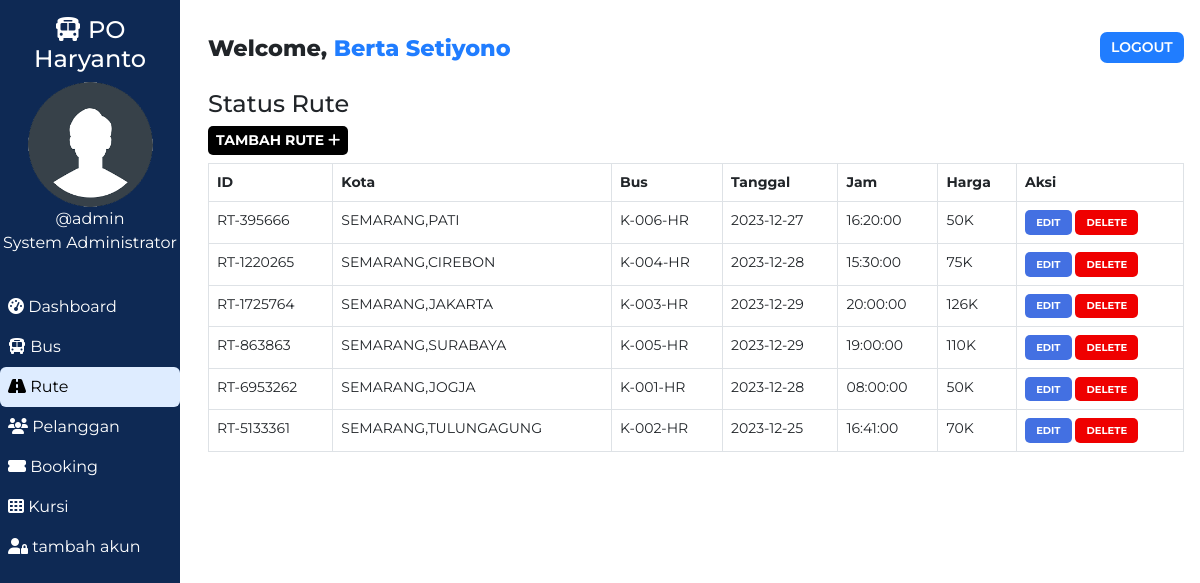
Screenshot of /admin/route.php (signed in) with the database file from the repository.
### tables this page shows
CREATE TABLE `users` (
  `user_id` int(11) NOT NULL,
  `user_fullname` varchar(100) NOT NULL,
  `user_name` varchar(30) NOT NULL,
  `user_password` varchar(255) NOT NULL,
  `user_created` datetime NOT NULL DEFAULT current_timestamp(),
  `role` varchar(11) NOT NULL
);

CREATE TABLE `routes` (
  `id` int(100) NOT NULL,
  `route_id` varchar(255) NOT NULL,
  `bus_no` varchar(155) NOT NULL,
  `route_cities` varchar(255) NOT NULL,
  `route_dep_date` date NOT NULL,
  `route_dep_time` time NOT NULL,
  `route_step_cost` int(100) NOT NULL,
  `route_created` datetime NOT NULL DEFAULT current_timestamp()
);

### admin/route.php (the view, shortened to what this page needs)
<!DOCTYPE html>
<html lang="en">
<head>
    <link href="https://cdn.jsdelivr.net/npm/bootstrap@5.0.1/dist/css/bootstrap.min.css" rel="stylesheet">
    <?php
        $page="route";
    ?>
</head>
<body>
    <?php require '../assets/partials/_admin-header.php';?>
        <?php
            $resultSql = "SELECT * FROM `routes` ORDER BY route_created DESC";
            $resultSqlResult = mysqli_query($conn, $resultSql);
            if(!mysqli_num_rows($resultSqlResult)){ ?>
                <div class="container mt-4">
                    <div id="noRoutes" class="alert alert-dark " role="alert">
                        <h1 class="alert-heading">No Routes Found!!</h1>
                        <p class="fw-light">Be the first person to add one!</p>
                        <hr>
                        <div id="addRouteAlert" class="alert alert-success" role="alert">
                                Click on <button id="add-button" class="button btn-sm"type="button"data-bs-toggle="modal" data-bs-target="#addModal">ADD <i class="fas fa-plus"></i></button> to add a route!
                        </div>
                    </div>
                </div>
            <?php }
            else { ?>
                <section id="route">
                    <div id="head">
                        <h4>Status Rute</h4>
                    </div>
                    <div id="route-results">
                        <div>
                            <button id="add-button" class="button btn-sm"type="button"data-bs-toggle="modal" data-bs-target="#addModal">Tambah Rute <i class="fas fa-plus"></i></button>
                        </div>
                        <table class="table table-hover table-bordered">
                            <thead>
                                <th>ID</th>
                                <th>Kota</th>
                                <th>Bus</th>
                                <th>Tanggal</th>
                                <th>Jam</th>
                                <th>Harga</th>
                                <th>Aksi</th>
                            </thead>
                            <?php
                                while($row = mysqli_fetch_assoc($resultSqlResult))
                                {
                                    $id = $row["id"];
                                    $route_id = $row["route_id"];
                                    $route_cities = $row["route_cities"];
                                    $route_dep_time = $row["route_dep_time"];
                                    $route_dep_date = $row["route_dep_date"];
                                    $route_step_cost = $row["route_step_cost"];
                                    $bus_no = $row["bus_no"];
                                        ?>
                                    <tr>
                                        <td>
                                            <?php
                                                echo $route_id;
                                            ?>
                                        </td>
                                        <td>
                                            <?php
                                                echo $route_cities;
                                            ?>
                                        </td>
                                        <td>
                                            <?php
                                                echo $bus_no;
                                            ?>
                                        </td>
                                        <td>
                                            <?php
                                                echo $route_dep_date;
                                            ?>
                                        </td>
                                        <td>
                                            <?php
                                                echo $route_dep_time;
                                            ?>
                                        </td>
                                        <td>
                                            <?php
                                                echo $route_step_cost.'K';?>
                                        </td>
                                        <td>
                                            <button class="button edit-button " data-link="<?php echo $_SERVER['REQUEST_URI']; ?>" data-id="<?php
                                                echo $id;?>" data-cities="<?php
                                                echo $route_cities;?>" data-cost="<?php
                                                echo $route_step_cost;?>" data-date="<?php
                                                echo $route_dep_date;
                                            ?>" data-time="<?php
                                            echo $route_dep_time;
                                            ?>" data-busno="<?php
                                            echo $bus_no;
                                            ?>"
                                            >Edit</button>
                                            <button class="button delete-button" data-bs-toggle="modal" data-bs-target="#deleteModal" data-id="<?php
                                                echo $id;?>">Delete</button>
                                        </td>
                                    </tr>
                                <?php
                                }
                            ?>
                        </table>
                    </div>
                    </section>
                <?php  }
            ?>
            </div>
    </main>
</body>
</html>

### assets/partials/_admin-header.php (shortened to what this page needs)
<?php
    $conn = db_connect();
    $user_id = $_SESSION['user_id'];
    $sql = "SELECT * FROM users WHERE user_id = $user_id";
    $result = mysqli_query($conn, $sql);
    if($row = mysqli_fetch_assoc($result))
    {
        $user_fullname = $row["user_fullname"];
        $user_name = $row["user_name"];
    }
?>
    <main id="container">
        <div id="sidebar">
            <h4><i class="fas fa-bus"></i> PO Haryanto </h4>
            <div>
                <img class="adminDp" src="../assets/img/userav-min.png" height="125px" alt="Admin Profile Pic">
                <p>
                    <?php  echo '@'.$user_name;  ?>
                </p>
                <p>System Administrator</p>
            </div>
            <ul id="options">
                <li class="option <?php if($page=='dashboard'){ echo 'active';}?>">
                    <a href="./dashboard.php">
                    <i class="fas fa-tachometer-alt"></i> Dashboard
                    </a>
                </li>
                <li class="option <?php if($page=='bus'){ echo 'active';}?>">
                    <a href="./bus.php">
                    <i class="fas fa-bus"></i> Bus
                    </a>
                </li>
                <li class="option <?php if($page=='route'){ echo 'active';}?>">
                    <a href="./route.php">
                    <i class="fas fa-road"></i> Rute
                    </a>
                </li>
                <li class="option <?php if($page=='customer'){ echo 'active';}?>">
                    <a href="./customer.php">
                    <i class="fas fa-users"></i> Pelanggan
                    </a>
                </li>
                <li class="option <?php if($page=='booking'){ echo 'active';}?>">
                    <a href="./booking.php">
                    <i class="fas fa-ticket-alt"></i> Booking
                    </a>
                </li>
                <li class="option <?php if($page=='seat'){ echo 'active';}?>">
                    <a href="./seat.php">
                    <i class="fas fa-th"></i> Kursi
                    </a>
                </li>
                <li class="option <?php if($page=='signup'){ echo 'active';}?>">
                    <a href="./signup.php">
                    <i class="fas fa-user-lock"></i> tambah akun
                    </a>
                </li>
            </ul>
        </div>
        <div id="main-content">
            <section id="welcome">
                <ul>
                    <li class="welcome-item">Welcome,
                        <span id="USER">
                            <?php
                                echo $user_fullname;
                            ?>
                        </span>
                    </li>
                    <li class="welcome-item">
                        <button id="logout" class="btn-sm">
                            <a href="../assets/partials/_logout.php">LOGOUT</a>
                        </button>
                    </li>
                </ul>
            </section>

### assets/styles/admin.php (style rules this page uses)
body { margin: 0; box-sizing: border-box; font-family: 'Montserrat', sans-serif; background-color: white; }
html { scroll-behavior: smooth; }
*, *::after, *::before { box-sizing: inherit; }
#USER { color: #207DFF; }
.adminDp { border-radius: 50%; }
#welcome { background-color: white; }
#welcome ul { display: flex; justify-content: space-between; list-style-type: none; padding: 0; margin: 0; }
#welcome li { margin: 0 1rem; padding: 0.5rem 0; }
#welcome li:first-child { font-weight: 800; font-size: 1.4rem; }
#logout { padding: 0.3rem 0.7rem; background-color: #207DFF; font-weight: 600; outline: none; border: none; border-radius: 7px; }
#logout a { color: white; text-decoration: none; }
@media only screen and (min-width:1000px) { #sidebar { text-align: center; background-color: #0E2954; color: white; width: 15%; position: fixed; top: 0%; padding-top: 1rem; z-index: 2; height: 100vh; } }
@media only screen and (min-width:1000px) { #sidebar p { margin: 0; } }
@media only screen and (min-width:1000px) { #sidebar ul { margin-top: 2rem; } }
@media only screen and (min-width:1000px) { #options { list-style-type: none; text-align: left; padding-left: 0; } }
@media only screen and (min-width:1000px) { .option a { display: block; padding: 0.5rem; text-decoration: none; color: inherit; border-radius: 6px; } }
@media only screen and (min-width:1000px) { .active { background-color:#DEECFF; color:black; border-radius: 6px; } }
@media only screen and (min-width:1000px) { #main-content { margin-left: 16%; } }

### assets/styles/admin-options.php (style rules this page uses)
* { font-family: Montserrat; }
#booking #head, #customer #head, #route #head, #seat #head, #bus #head { padding-top: 1rem; }
#booking, #customer, #route, #bus, #seat { padding: 0 1rem; }
#booking-results > div, #customer-results > div, #route-results > div, #bus-results > div { margin-bottom: 0.5rem; }
#booking-results button, #customer-results button, #route button, #bus-results button { border-radius: 5px; }
.button { border: none; font-weight: bold; text-transform: uppercase; }
#add-button { background-color: black; color: white; }
#route table { width: 100%; }
table { font-size: 14px; }
#bus .edit-button, #bus .delete-button, #route .edit-button, #route .delete-button, #customer .edit-button, #customer .delete-button { padding: 0.3rem 0.7rem; }
table th,td { padding-left: 0.3rem; }
table button { color: white; }
.edit-button { background-color: #4370E2; }
.delete-button { background-color: #EF0000; }
.edit-button, .delete-button { font-size: 10px }

### rows the page displays
users: user_name "admin", user_fullname "Berta Setiyono"
routes: route "RT-395666", route_cities "SEMARANG,PATI", bus_no "K-006-HR", route_dep_date "2023-12-27", route_dep_time "16:20:00", route_step_cost "50"
routes: route "RT-1220265", route_cities "SEMARANG,CIREBON", bus_no "K-004-HR", route_dep_date "2023-12-28", route_dep_time "15:30:00", route_step_cost "75"
routes: route "RT-1725764", route_cities "SEMARANG,JAKARTA", bus_no "K-003-HR", route_dep_date "2023-12-29", route_dep_time "20:00:00", route_step_cost "126"
routes: route "RT-863863", route_cities "SEMARANG,SURABAYA", bus_no "K-005-HR", route_dep_date "2023-12-29", route_dep_time "19:00:00", route_step_cost "110"
routes: route "RT-6953262", route_cities "SEMARANG,JOGJA", bus_no "K-001-HR", route_dep_date "2023-12-28", route_dep_time "08:00:00", route_step_cost "50"
routes: route "RT-5133361", route_cities "SEMARANG,TULUNGAGUNG", bus_no "K-002-HR", route_dep_date "2023-12-25", route_dep_time "16:41:00", route_step_cost "70"
